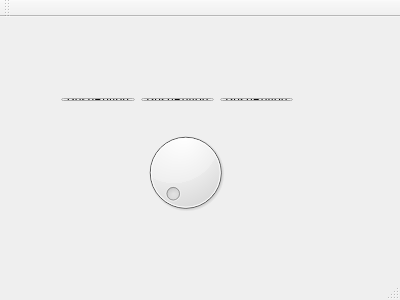
<?xml version="1.0" encoding="UTF-8"?>
<ui version="4.0">
 <class>MainWindow</class>
 <widget class="QMainWindow" name="MainWindow">
  <property name="geometry">
   <rect>
    <x>0</x>
    <y>0</y>
    <width>400</width>
    <height>300</height>
   </rect>
  </property>
  <property name="windowTitle">
   <string>MainWindow</string>
  </property>
  <widget class="QWidget" name="centralWidget">
   <widget class="QDial" name="dial">
    <property name="geometry">
     <rect>
      <x>120</x>
      <y>110</y>
      <width>131</width>
      <height>91</height>
     </rect>
    </property>
   </widget>
   <widget class="QWidget" name="layoutWidget">
    <property name="geometry">
     <rect>
      <x>50</x>
      <y>70</y>
      <width>254</width>
      <height>25</height>
     </rect>
    </property>
    <layout class="QHBoxLayout" name="horizontalLayout">
     <item>
      <widget class="QPushButton" name="btn1">
       <property name="text">
        <string>PushButton</string>
       </property>
      </widget>
     </item>
     <item>
      <widget class="QPushButton" name="btn2">
       <property name="text">
        <string>PushButton</string>
       </property>
      </widget>
     </item>
     <item>
      <widget class="QPushButton" name="button3">
       <property name="text">
        <string>PushButton</string>
       </property>
      </widget>
     </item>
    </layout>
   </widget>
  </widget>
  <widget class="QMenuBar" name="menuBar">
   <property name="geometry">
    <rect>
     <x>0</x>
     <y>0</y>
     <width>400</width>
     <height>20</height>
    </rect>
   </property>
  </widget>
  <widget class="QToolBar" name="mainToolBar">
   <attribute name="toolBarArea">
    <enum>TopToolBarArea</enum>
   </attribute>
   <attribute name="toolBarBreak">
    <bool>false</bool>
   </attribute>
  </widget>
  <widget class="QStatusBar" name="statusBar"/>
 </widget>
 <layoutdefault spacing="6" margin="11"/>
 <resources/>
 <connections/>
</ui>
